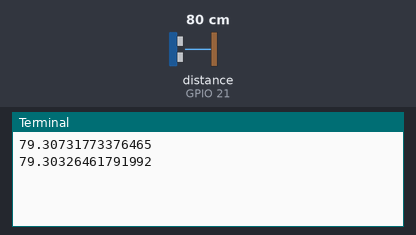
This program was run on a simulated Raspberry Pi (BCM pin numbers). On the bench: the last lines printed to the terminal. The test bench sets the inputs (shaded band); at power-on: distance to the obstacle (sensor on GPIO 21) 80 cm. The echo pulse lasts 58.3 µs per cm; the clock reads 2024-03-15 10:24:30 at power-on unless the program sets it.

Above: at 3.2 s.
3.3 s: distance to the obstacle (sensor on GPIO 21) set to 2 cm
At 4.6 s:
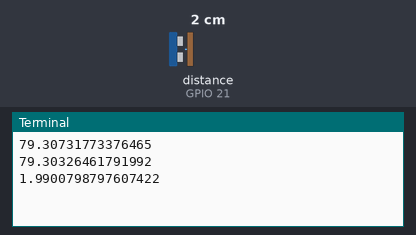
4.8 s: distance to the obstacle (sensor on GPIO 21) set to 4 cm
At 5.8 s:
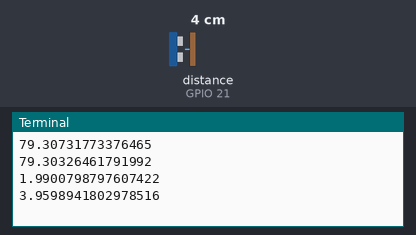
Timing chart, 0 to 7.8 s (numbered marks = the images above; inputs shaded):
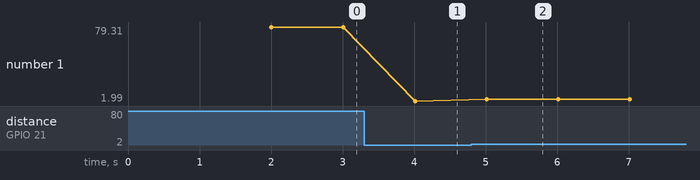

Measured:
- after the input at 3.3 s, the terminal: prints a new line after 0.71 s (image 1)
- after the input at 4.8 s, the terminal: prints a new line after 0.21 s (image 2)
- plotted number 1: 79.3 → 1.99 after the input at 3.3 s, 1.99 → 3.96 after the input at 4.8 s

The program:

ultrasonic.py
```python
"""
超声波测距基础实现
"""

import RPi.GPIO as GPIO     # 导入GPIO模块
import time                 # 导入系统time模块


Trig_Pin = 20   # 定义发射超声波引脚20
Echo_Pin = 21   # 定义接受回声的引脚21

GPIO.setmode(GPIO.BCM)                              # 使用BCM编码的引脚图
GPIO.setup(Trig_Pin, GPIO.OUT, initial=GPIO.LOW)    # 初始化引脚信息
GPIO.setup(Echo_Pin, GPIO.IN)                       # 初始化引脚信息

time.sleep(2)   # 延时2秒


def check_distance():                   # 定义检测距离函数
    GPIO.output(Trig_Pin, GPIO.HIGH)    # 发射引脚设置为高电平，此时发射超声波
    time.sleep(0.00015)                 # 持续0.00015秒
    GPIO.output(Trig_Pin, GPIO.LOW)     # 发射引脚设置为低电平，此时停止超声波
    while GPIO.input(Echo_Pin) == 0:    # 捕捉 echo 端输出上升沿
        pass
    t1 = time.time()
    while GPIO.input(Echo_Pin) == 1:    # 捕捉 echo 端输出下降沿
        pass
    t2 = time.time()
    print((t2-t1)*340*100/2)


try:
    while True:
        check_distance()    # 循环调用主函数
        time.sleep(1)       # 延时1.0秒
except KeyboardInterrupt:   # 如果被键盘输入中断
    GPIO.cleanup()          # 释放脚本中使用的资源，避免损坏树莓派
```
